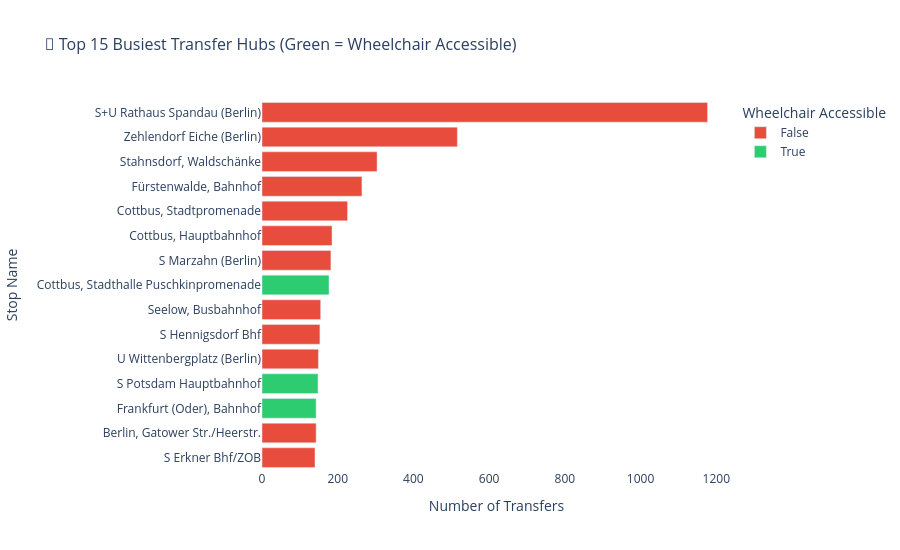

Here is the notebook cell this chart was saved with:
### Code cell
# Horizontal bar chart — top 15 hubs coloured by accessibility
fig3 = px.bar(
    top_hubs,
    x='transfer_count',
    y='stop_name',
    orientation='h',
    color='is_accessible',
    color_discrete_map={True: '#2ecc71', False: '#e74c3c'},
    title='🔀 Top 15 Busiest Transfer Hubs (Green = Wheelchair Accessible)',
    labels={
        'transfer_count': 'Number of Transfers',
        'stop_name': 'Stop Name',
        'is_accessible': 'Wheelchair Accessible'
    }
)
fig3.update_layout(
    height=550,
    yaxis={'categoryorder': 'total ascending'},
    plot_bgcolor='white',
    title_font_size=16
)
fig3.show()

### Figure 1 — Plotly figure (JSON) as saved in the notebook; plotly's stock layout.template omitted (floating-point values rounded to 4 significant figures)
{"data": [{"alignmentgroup": "True", "hovertemplate": "Wheelchair Accessible=False<br>Number of Transfers=%{x}<br>Stop Name=%{y}<extra></extra>", "legendgroup": "False", "marker": {"color": "#e74c3c", "pattern": {"shape": ""}}, "name": "False", "offsetgroup": "False", "orientation": "h", "showlegend": true, "textposition": "auto", "type": "bar", "x": [1177, 516, 304, 264, 226, 185, 182, 155, 153, 149, 143, 140], "xaxis": "x", "y": ["S+U Rathaus Spandau (Berlin)", "Zehlendorf Eiche (Berlin)", "Stahnsdorf, Waldschänke", "Fürstenwalde, Bahnhof", "Cottbus, Stadtpromenade", "Cottbus, Hauptbahnhof", "S Marzahn (Berlin)", "Seelow, Busbahnhof", "S Hennigsdorf Bhf", "U Wittenbergplatz (Berlin)", "Berlin, Gatower Str./Heerstr.", "S Erkner Bhf/ZOB"], "yaxis": "y"}, {"alignmentgroup": "True", "hovertemplate": "Wheelchair Accessible=True<br>Number of Transfers=%{x}<br>Stop Name=%{y}<extra></extra>", "legendgroup": "True", "marker": {"color": "#2ecc71", "pattern": {"shape": ""}}, "name": "True", "offsetgroup": "True", "orientation": "h", "showlegend": true, "textposition": "auto", "type": "bar", "x": [177, 148, 143], "xaxis": "x", "y": ["Cottbus, Stadthalle Puschkinpromenade", "S Potsdam Hauptbahnhof", "Frankfurt (Oder), Bahnhof"], "yaxis": "y"}], "layout": {"barmode": "relative", "height": 550, "legend": {"title": {"text": "Wheelchair Accessible"}, "tracegroupgap": 0}, "plot_bgcolor": "white", "title": {"font": {"size": 16}, "text": "🔀 Top 15 Busiest Transfer Hubs (Green = Wheelchair Accessible)"}, "xaxis": {"anchor": "y", "domain": [0, 1], "title": {"text": "Number of Transfers"}}, "yaxis": {"anchor": "x", "categoryorder": "total ascending", "domain": [0, 1], "title": {"text": "Stop Name"}}}}
